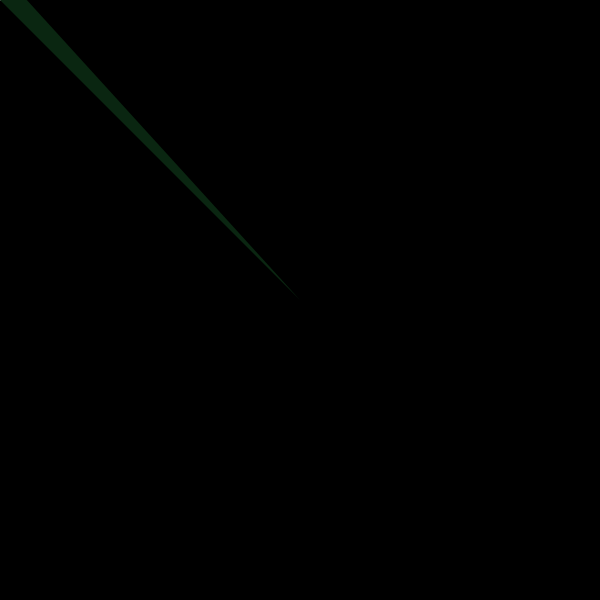
Frame 1 (no input)
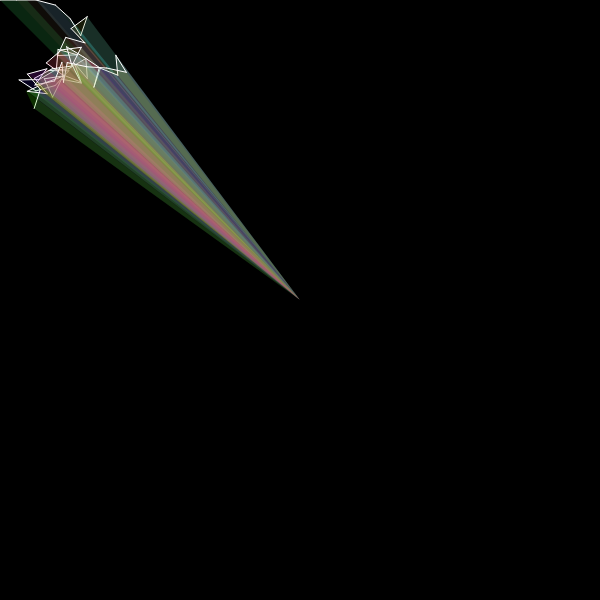
Frame 60 (no input)
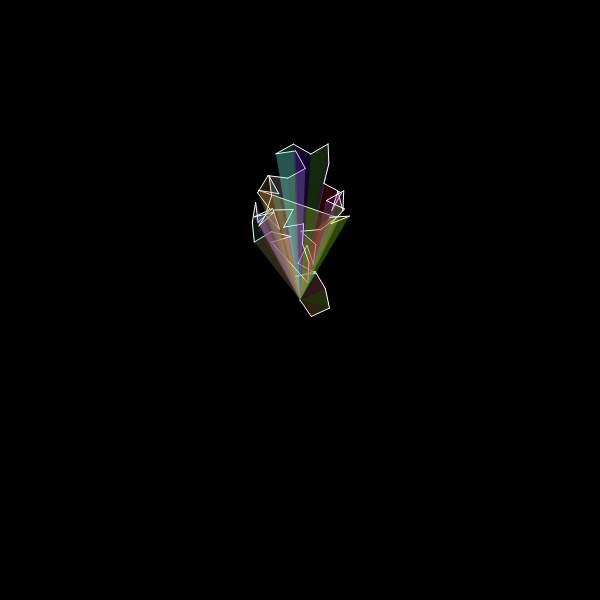
Frame 120 (the mouse pressed at the canvas centre since frame 60)

The p5.js sketch that drew these frames (run headless with seeded random() and noise() and a simulated clock; from frame 60 on, the mouse is pressed at the canvas centre):

// p5.js sketch
// ── sketch.js

var pos;
var prev;
var w;
var h;

w = 600;
h = 600;

function setup() {
  createCanvas(w, h);
background(0);
  pos = createVector(mouseX, mouseY);
  prev = pos.copy();
  console.log(pos);
}

function draw() {
  pos.x = constrain(pos.x, 0, w);
  pos.y = constrain(pos.y, 0, h);

  stroke(255);
  strokeWeight(1);
  noFill();
  line(pos.x, pos.y, prev.x, prev.y);
  stroke(255);
  prev.set(pos);

  var step = p5.Vector.random2D();

  var r = random(100);
  if (r < 1) {
    step.mult(random(50, 120));
  } else {
    step.setMag(20);
  }

  //pos = pos + step;
  pos.add(step);

  var d = int(dist(pos.x, pos.y, prev.x, prev.y));
  if (d>5){
    fill(random(255),random(255),random(255),50);
    noStroke();
    triangle(pos.x, pos.y, prev.x, prev.y,w/2, h/2);
  }

}

function mousePressed(){
  setup();
}
